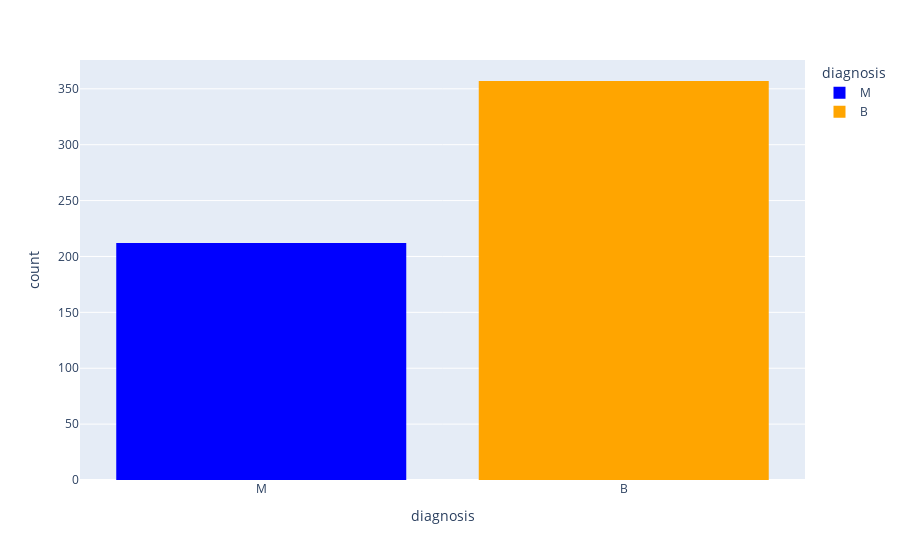

Notebook code for this chart:
### Markdown cell above
# Histogram of Benign vs Malignant Tumours

### Code cell
px.histogram(data_frame = newdata, x = "diagnosis", color = 'diagnosis', color_discrete_sequence= ['#0000FF', '#FFA500'])

### Figure 1 — Plotly figure (JSON) as saved in the notebook; plotly's stock layout.template omitted (floating-point values rounded to 4 significant figures; data arrays with more than 128 entries replaced by an {"elided": "..."} marker saying what was removed)
{"data": [{"alignmentgroup": "True", "bingroup": "x", "hovertemplate": "diagnosis=%{x}<br>count=%{y}<extra></extra>", "legendgroup": "M", "marker": {"color": "#0000FF", "pattern": {"shape": ""}}, "name": "M", "offsetgroup": "M", "orientation": "v", "showlegend": true, "type": "histogram", "x": {"elided": "212 str values"}, "xaxis": "x", "yaxis": "y"}, {"alignmentgroup": "True", "bingroup": "x", "hovertemplate": "diagnosis=%{x}<br>count=%{y}<extra></extra>", "legendgroup": "B", "marker": {"color": "#FFA500", "pattern": {"shape": ""}}, "name": "B", "offsetgroup": "B", "orientation": "v", "showlegend": true, "type": "histogram", "x": {"elided": "357 str values"}, "xaxis": "x", "yaxis": "y"}], "layout": {"barmode": "relative", "legend": {"title": {"text": "diagnosis"}, "tracegroupgap": 0}, "margin": {"t": 60}, "xaxis": {"anchor": "y", "categoryarray": ["M", "B"], "categoryorder": "array", "domain": [0, 1], "title": {"text": "diagnosis"}}, "yaxis": {"anchor": "x", "domain": [0, 1], "title": {"text": "count"}}}}
